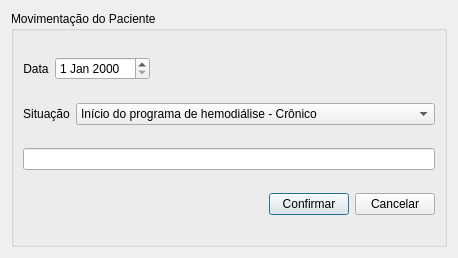
<?xml version="1.0" encoding="UTF-8"?>
<ui version="4.0">
 <class>MovimentacaoDoPaciente</class>
 <widget class="QDialog" name="MovimentacaoDoPaciente">
  <property name="geometry">
   <rect>
    <x>0</x>
    <y>0</y>
    <width>458</width>
    <height>258</height>
   </rect>
  </property>
  <property name="windowTitle">
   <string>Movimentação do Paciente</string>
  </property>
  <layout class="QVBoxLayout" name="verticalLayout_2">
   <item>
    <widget class="QGroupBox" name="groupBox">
     <property name="title">
      <string>Movimentação do Paciente</string>
     </property>
     <layout class="QVBoxLayout" name="verticalLayout">
      <item>
       <layout class="QHBoxLayout" name="horizontalLayout">
        <item>
         <widget class="QLabel" name="label_data">
          <property name="text">
           <string>Data</string>
          </property>
          <property name="alignment">
           <set>Qt::AlignCenter</set>
          </property>
         </widget>
        </item>
        <item>
         <widget class="QDateEdit" name="dateEdit"/>
        </item>
        <item>
         <spacer name="horizontalSpacer_2">
          <property name="orientation">
           <enum>Qt::Horizontal</enum>
          </property>
          <property name="sizeHint" stdset="0">
           <size>
            <width>40</width>
            <height>20</height>
           </size>
          </property>
         </spacer>
        </item>
       </layout>
      </item>
      <item>
       <layout class="QHBoxLayout" name="horizontalLayout_2">
        <item>
         <widget class="QLabel" name="label_situacao">
          <property name="sizePolicy">
           <sizepolicy hsizetype="Maximum" vsizetype="Minimum">
            <horstretch>0</horstretch>
            <verstretch>0</verstretch>
           </sizepolicy>
          </property>
          <property name="text">
           <string>Situação</string>
          </property>
          <property name="alignment">
           <set>Qt::AlignCenter</set>
          </property>
         </widget>
        </item>
        <item>
         <widget class="QComboBox" name="comboBox_situacao">
          <property name="sizePolicy">
           <sizepolicy hsizetype="Minimum" vsizetype="Fixed">
            <horstretch>0</horstretch>
            <verstretch>0</verstretch>
           </sizepolicy>
          </property>
          <item>
           <property name="text">
            <string>Início do programa de hemodiálise - Crônico</string>
           </property>
          </item>
          <item>
           <property name="text">
            <string>Mudança para diálise peritoneal</string>
           </property>
          </item>
          <item>
           <property name="text">
            <string>Retorno ao programa de diálise peritoneal</string>
           </property>
          </item>
          <item>
           <property name="text">
            <string>Retorno ao programa de hemodiálise - Crônico</string>
           </property>
          </item>
          <item>
           <property name="text">
            <string>Transferência para outra clínica de hemodiálise</string>
           </property>
          </item>
          <item>
           <property name="text">
            <string>Transferência para o programa de hemodiálise - Agudo</string>
           </property>
          </item>
          <item>
           <property name="text">
            <string>Transferência para outro hospital para procedimentos</string>
           </property>
          </item>
          <item>
           <property name="text">
            <string>Transplante renal</string>
           </property>
          </item>
          <item>
           <property name="text">
            <string>Abandono do tratamento</string>
           </property>
          </item>
          <item>
           <property name="text">
            <string>Óbito</string>
           </property>
          </item>
          <item>
           <property name="text">
            <string>Outros</string>
           </property>
          </item>
         </widget>
        </item>
       </layout>
      </item>
      <item>
       <widget class="QLineEdit" name="lineEdit_Outros"/>
      </item>
      <item>
       <layout class="QHBoxLayout" name="horizontalLayout_3">
        <item>
         <spacer name="horizontalSpacer">
          <property name="orientation">
           <enum>Qt::Horizontal</enum>
          </property>
          <property name="sizeHint" stdset="0">
           <size>
            <width>40</width>
            <height>20</height>
           </size>
          </property>
         </spacer>
        </item>
        <item>
         <widget class="QPushButton" name="pushButton_confirmar">
          <property name="text">
           <string>Confirmar</string>
          </property>
         </widget>
        </item>
        <item>
         <widget class="QPushButton" name="pushButton_cancelar">
          <property name="text">
           <string>Cancelar</string>
          </property>
         </widget>
        </item>
       </layout>
      </item>
     </layout>
    </widget>
   </item>
  </layout>
 </widget>
 <resources/>
 <connections/>
</ui>
